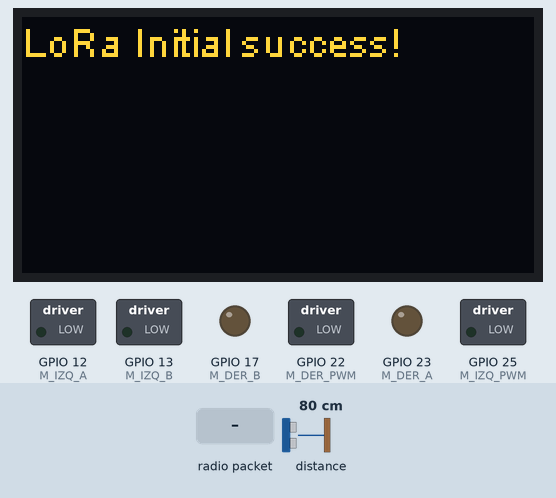
A sketch run on a simulated ESP32. On the bench: 128×64 one-colour display, switched loads named in the sketch (green lamp = pin HIGH), output pins drawn as LEDs (lit = HIGH). The test bench sets the inputs (shaded band); at power-on: distance to the obstacle 80 cm. The OLED is the two-colour kind (top 16 rows yellow); what the sketch prints to the serial monitor is not drawn.

Above: at 1.5 s.
1.6 s: radio packet "5" arrives
At 2.7 s:
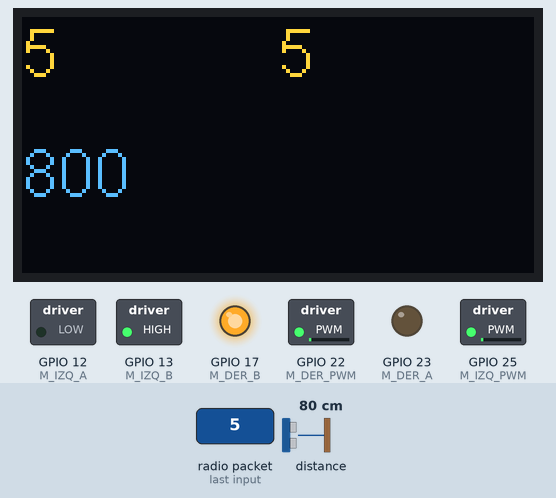
3.1 s: radio packet "90" arrives
At 3.8 s:
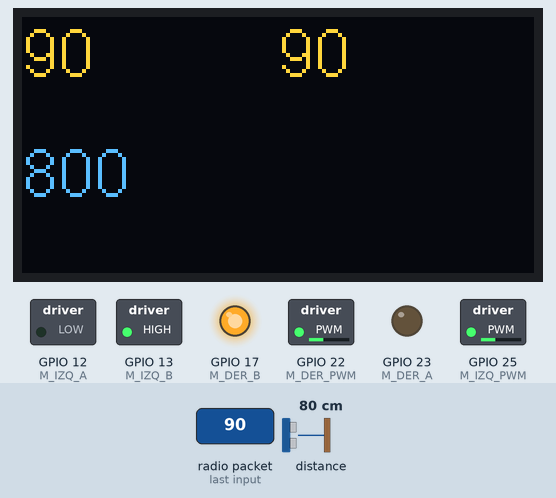
4.6 s: radio packet "200" arrives
At 5.5 s:
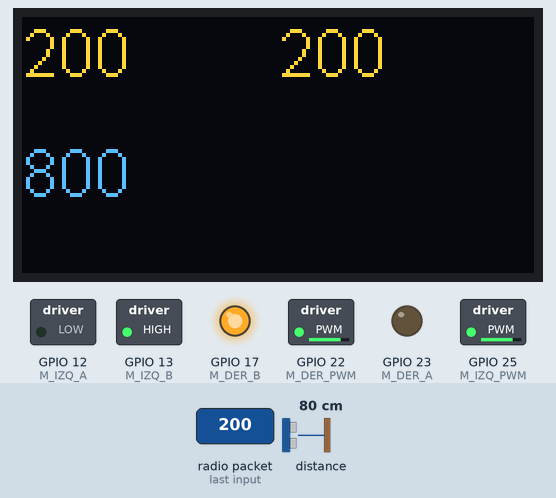
Timing chart, 0 to 7.6 s (numbered marks = the images above; inputs shaded):
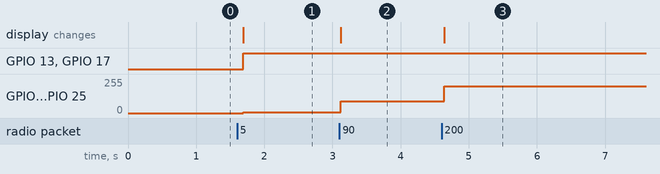

Measured:
- after the input at 1.6 s, GPIO 13 (M_IZQ_B), GPIO 17 (M_DER_B): LOW → HIGH after 0.09 s; GPIO 22 (M_DER_PWM), GPIO 25 (M_IZQ_PWM): 0/255 → 5/255 after 0.09 s; the display: changes after 0.09 s (image 1)
- after the input at 3.1 s, GPIO 22 (M_DER_PWM), GPIO 25 (M_IZQ_PWM): 5/255 → 90/255 at once; the display: changes at once (image 2)
- after the input at 4.6 s, GPIO 22 (M_DER_PWM), GPIO 25 (M_IZQ_PWM): 90/255 → 200/255 at once; the display: changes at once (image 3)

The sketch:

ControlUTXJ_Receiver.ino
```cpp
/*
  Check the new incoming messages, and print via serialin 115200 baud rate.

  by Aaron.Lee from HelTec AutoMation, ChengDu, China
  成都惠利特自动化科技有限公司
  www.heltec.cn

  this project also realess in GitHub:
  https://github.com/Heltec-Aaron-Lee/WiFi_Kit_series
*/

#include "heltec.h"
#include "Adafruit_VL53L0X.h"

#define BAND    915E6  //you can set band here directly,e.g. 868E6,915E6
#define M_DER_PWM   22
#define M_DER_A     23
#define M_DER_B     17

#define M_IZQ_PWM   25
#define M_IZQ_A     12
#define M_IZQ_B     13


int pwm_izq;
int pwm_der;


Adafruit_VL53L0X lox = Adafruit_VL53L0X();


void setup()
{
  //WIFI Kit series V1 not support Vext control
  //Serial.begin(15200);
  Heltec.begin(true /*DisplayEnable Enable*/, true /*Heltec.LoRa Disable*/, true /*Serial Enable*/, true /*PABOOST Enable*/, BAND /*long BAND*/);
  if (!lox.begin()) {
    Serial.println(F("Failed to boot VL53L0X"));
    while (1);
  }
  Serial.println("UTXJ Receiver");
  pinMode(M_DER_PWM, OUTPUT);
  pinMode(M_DER_A, OUTPUT);
  pinMode(M_DER_B, OUTPUT);
  //analogWrite(M_DER_PWM, 0);
  digitalWrite(M_DER_A, LOW);
  digitalWrite(M_DER_B, LOW);

  pinMode(M_IZQ_PWM, OUTPUT);
  pinMode(M_IZQ_A, OUTPUT);
  pinMode(M_IZQ_B, OUTPUT);
  //analogWrite(M_DER_PWM, 0);
  digitalWrite(M_IZQ_A, LOW);
  digitalWrite(M_IZQ_B, LOW);
}

void loop()
{

  VL53L0X_RangingMeasurementData_t measure;

  lox.rangingTest(&measure, false); // pass in 'true' to get debug data printout!

  if (measure.RangeStatus != 4) {  // phase failures have incorrect data
    Serial.println(measure.RangeMilliMeter);

    delay(50);
  }

  // Leer datos enviados por LoRa
  int packetSize = LoRa.parsePacket();
  if (packetSize)
  {
    String data = "";
    while (LoRa.available())
    {
      data += (char)LoRa.read();
    }

    // Convertir la cadena recibida en dos valores enteros
    int commaIndex = data.indexOf(',');
    String izqString = data.substring(0, commaIndex);
    String derString = data.substring(commaIndex + 1);

    pwm_izq = izqString.toInt();
    pwm_der = derString.toInt();
    Serial.print(pwm_izq);
    Serial.print("\t");
    Serial.print(pwm_der);
    Serial.println("\t");

    // Mostrar valores en la pantalla OLED en columnas
    Heltec.display->clear();
    Heltec.display->setTextAlignment(TEXT_ALIGN_LEFT);
    Heltec.display->setFont(ArialMT_Plain_16);

    // Imprimir valores de X y Y en columnas
    Heltec.display->drawString(0, 0, String(pwm_izq));
    Heltec.display->drawString(64, 0, String(pwm_der));
    Heltec.display->drawString(0, 30, String(measure.RangeMilliMeter));

    Heltec.display->display();

    // String sensorData = String(measure.RangeMilliMeter);

  }


  motor_der();
  motor_izq();


  //delay(2000);
  //String sensorData = String(measure.RangeMilliMeter) + "," + String(0);
  //LoRa.beginPacket();
  //LoRa.print(sensorData);
  //LoRa.endPacket();


}


// ------------------------------------ motor_der
void motor_der()
{


  if (pwm_der > 1 )
  {
    digitalWrite(M_DER_A, LOW);
    digitalWrite(M_DER_B, HIGH);
    analogWrite(M_DER_PWM, abs(pwm_der));
    //digitalWrite(M_DER_PWM, HIGH);
    Serial.println("DER >");
  }
  else if (pwm_der < -1 )
  {
    digitalWrite(M_DER_A, HIGH);
    digitalWrite(M_DER_B, LOW);
    analogWrite(M_DER_PWM, abs(pwm_der));
    //digitalWrite(M_DER_PWM, HIGH);
    Serial.println("DER <");
  }
  else
  {
    analogWrite(M_DER_PWM, 0);
    //digitalWrite(M_DER_PWM,LOW);
    Serial.println(" - DER -");
    digitalWrite(M_DER_A, LOW);
    digitalWrite(M_DER_B, LOW);
  }


}

// ------------------------------------ motor_izq
void motor_izq()
{


  if (pwm_izq > 1 )
  {
    digitalWrite(M_IZQ_A, LOW);
    digitalWrite(M_IZQ_B, HIGH);
    analogWrite(M_IZQ_PWM, abs(pwm_izq));
    //digitalWrite(M_DER_PWM, HIGH);
    Serial.println("IZQ >");
  }
  else if (pwm_izq < -1 )
  {
    digitalWrite(M_IZQ_A, HIGH);
    digitalWrite(M_IZQ_B, LOW);
    analogWrite(M_IZQ_PWM, abs(pwm_izq));
    //digitalWrite(M_DER_PWM, HIGH);
    Serial.println("IZQ <");
  }
  else
  {
    analogWrite(M_IZQ_PWM, 0);
    //digitalWrite(M_DER_PWM,LOW);
    Serial.println(" - IZQ -");
    digitalWrite(M_IZQ_A, LOW);
    digitalWrite(M_IZQ_B, LOW);
  }


}
```
